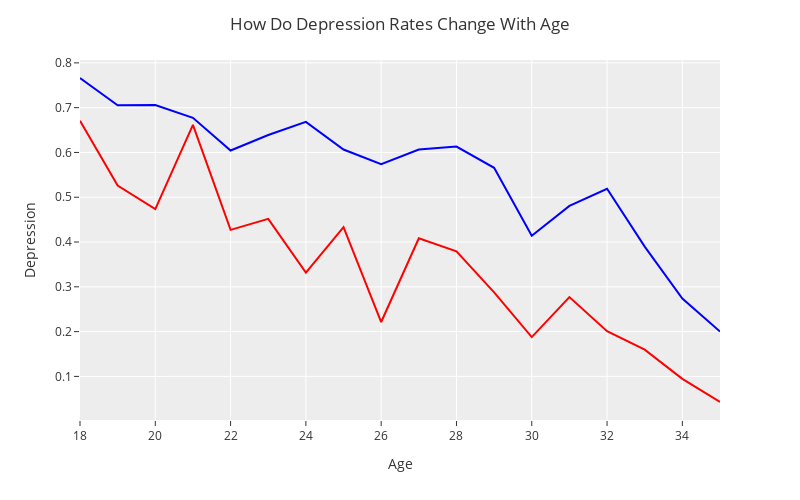

Source (notebook cell):
### Code cell
# creating data frame for the line that works with students

# create new empty data frame in order to next fill it with columns from the origonal data frame
DF_age_with_students = pd.DataFrame()

# moving over columns from the original data frame to the new one, specifically the columns depression, age, and family history
# of mental illnesses
DF_age_with_students['Depression'] = DF['Depression']
DF_age_with_students['Age'] = DF['Age']
DF_age_with_students['Working Professional or Student'] = DF['Working Professional or Student']

#series of masks. First mask filters out only the students for this data frame
mask = (DF_age_with_students['Working Professional or Student'] == "Student")
# this applies the mask
DF_age_with_students = DF_age_with_students[mask]
# deletes that column since we don't use it and it gets in the way
del DF_age_with_students['Working Professional or Student']
# masking to avoid ages above 35, since there are only a couple data points there and it throws off the data
mask = (DF_age_with_students['Age'] <= 35)
#applying mask
DF_age_with_students = DF_age_with_students[mask]


#creating first graph with students
DF_age_with_students = DF_age_with_students.groupby('Age').mean().reset_index()
fig_students = px.line(DF_age_with_students, 
    x = 'Age',
    y = 'Depression'
)
fig_students.update_traces(name="Students", line=dict(color='blue'))
fig_students.update_layout(
                  title='How Do Depression Rates Change With Age',
                  template='ggplot2',
                  width=800,
                  height=500,
                      )

#creating second line for workers
# create new empty data frame in order to next fill it with columns from the origonal data frame
DF_age_with_workers = pd.DataFrame()

# moving over columns from the original data frame to the new one, specifically the columns depression, age, and family history
# of mental illnesses
DF_age_with_workers['Depression'] = DF['Depression']
DF_age_with_workers['Age'] = DF['Age']
DF_age_with_workers['Working Professional or Student'] = DF['Working Professional or Student']

mask = (DF_age_with_workers['Working Professional or Student'] == "Working Professional")
DF_age_with_workers = DF_age_with_workers[mask]
del DF_age_with_workers['Working Professional or Student']
mask = (DF_age_with_workers['Age'] <= 35)
DF_age_with_workers = DF_age_with_workers[mask]


DF_age_with_workers = DF_age_with_workers.groupby('Age').mean().reset_index()
fig_workers = px.line(DF_age_with_workers, 
    x = 'Age',
    y = 'Depression'
)
fig_workers.update_traces(name="Workers", line=dict(color='Red'))
fig_workers.update_layout(
                  title='How Do Depression Rates Change With Age',
                  template='ggplot2',
                  width=800,
                  height=500,
                      )

fig_students.add_traces(fig_workers.data)

fig_students.show()

### Figure 1 — Plotly figure (JSON) as saved in the notebook; plotly's stock layout.template omitted (floating-point values rounded to 4 significant figures)
{"data": [{"hovertemplate": "Age=%{x}<br>Depression=%{y}<extra></extra>", "legendgroup": "", "line": {"color": "blue", "dash": "solid"}, "marker": {"symbol": "circle"}, "mode": "lines", "name": "Students", "orientation": "v", "showlegend": false, "type": "scatter", "x": [18, 19, 20, 21, 22, 23, 24, 25, 26, 27, 28, 29, 30, 31, 32, 33, 34, 35], "xaxis": "x", "y": [0.7662, 0.7051, 0.7059, 0.6773, 0.6043, 0.6389, 0.6683, 0.6065, 0.574, 0.6067, 0.6132, 0.5656, 0.414, 0.4807, 0.519, 0.3899, 0.2738, 0.2], "yaxis": "y"}, {"hovertemplate": "Age=%{x}<br>Depression=%{y}<extra></extra>", "legendgroup": "", "line": {"color": "Red", "dash": "solid"}, "marker": {"symbol": "circle"}, "mode": "lines", "name": "Workers", "orientation": "v", "showlegend": false, "type": "scatter", "x": [18, 19, 20, 21, 22, 23, 24, 25, 26, 27, 28, 29, 30, 31, 32, 33, 34, 35], "xaxis": "x", "y": [0.6705, 0.5261, 0.4734, 0.6614, 0.4272, 0.4518, 0.3318, 0.4333, 0.2214, 0.4083, 0.3793, 0.2877, 0.1877, 0.2771, 0.2008, 0.1596, 0.09459, 0.04285], "yaxis": "y"}], "layout": {"height": 500, "legend": {"tracegroupgap": 0}, "margin": {"t": 60}, "title": {"text": "How Do Depression Rates Change With Age"}, "width": 800, "xaxis": {"anchor": "y", "autorange": true, "domain": [0, 1], "range": [18, 35], "title": {"text": "Age"}, "type": "linear"}, "yaxis": {"anchor": "x", "autorange": true, "domain": [0, 1], "range": [0.002659, 0.8064], "title": {"text": "Depression"}, "type": "linear"}}}
